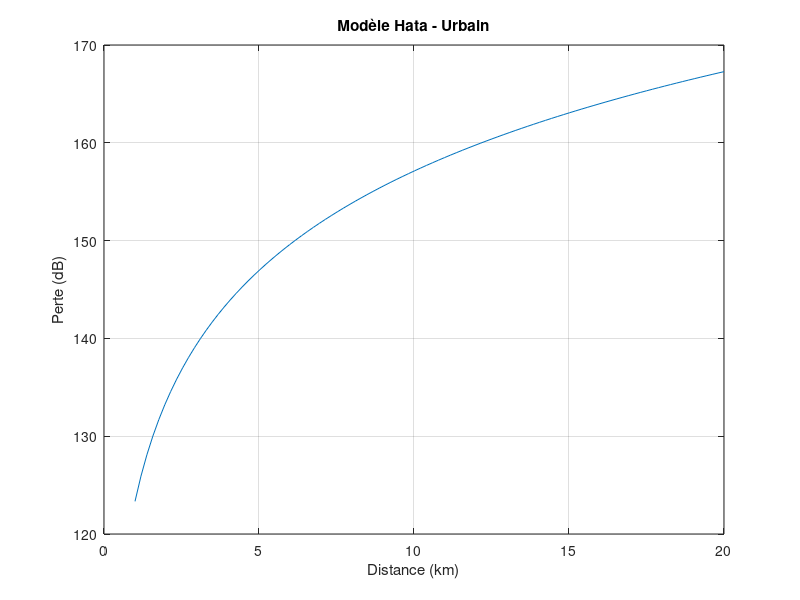

The MATLAB source for this figure:
% Paramètres
f = 900; % Fréquence en MHz
hb = 50; % Hauteur de l'antenne émettrice en mètres
hm = 1.5; % Hauteur de l'antenne réceptrice en mètres
d = linspace(1, 20, 100); % Distance en km

% Correction pour la hauteur du récepteur
a_hm = (1.1 * log10(f) - 0.7) * hm - (1.56 * log10(f) - 0.8);

% Calcul de la perte
Lp = 69.55 + 26.16 * log10(f) - 13.82 * log10(hb) - a_hm + ...
     (44.9 - 6.55 * log10(hb)) * log10(d);

% Affichage
figure;
plot(d, Lp);
xlabel('Distance (km)');
ylabel('Perte (dB)');
title('Modèle Hata - Urbain');
grid on;